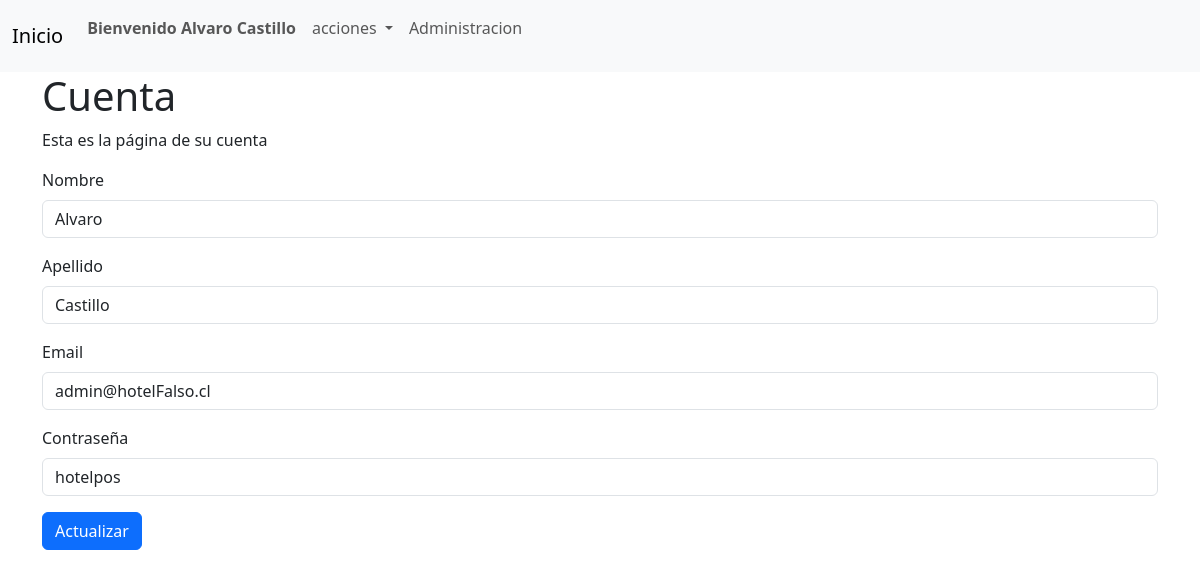
/cuenta/ (signed in), run on an earlier commit of the app's database.
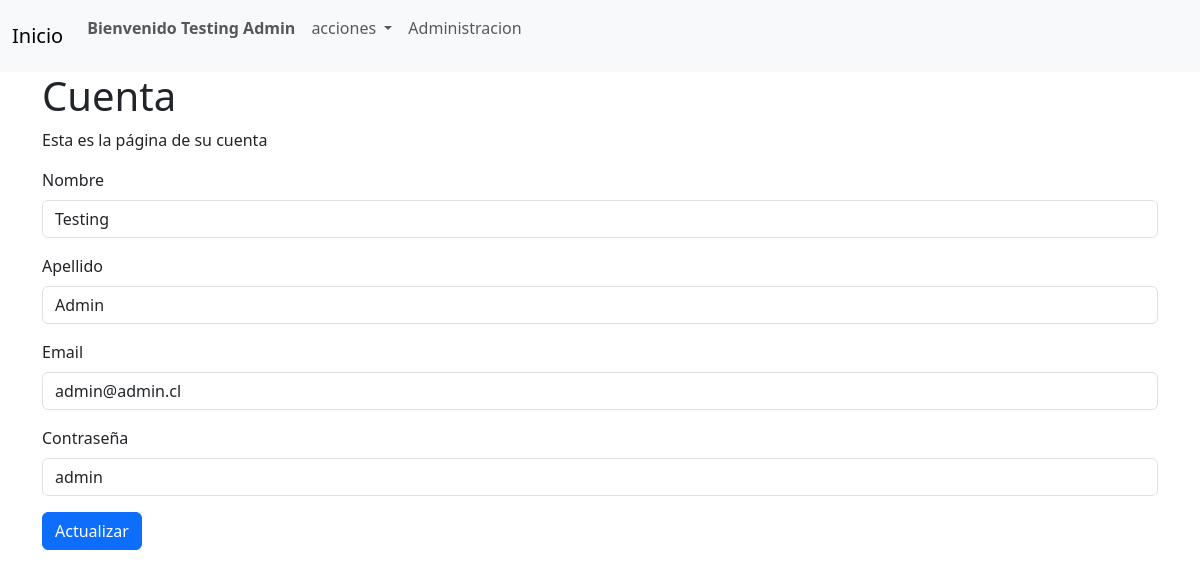
And on a later commit of the database.
### start/models.py (models this page shows, shortened)
class Usuario(models.Model):
    nombre = models.CharField(max_length=50)
    apellido = models.CharField(max_length=50)
    email = models.EmailField()
    password = models.CharField(max_length=50)
    tipo = models.IntegerField(default=2)

### start/views.py (the view)
# urls.py: path('cuenta/', cuenta, name='cuenta'),
def cuenta(request):
    user_id= request.session.get('id')
    if user_id  is not None:
        usuario = Usuario.objects.get(id=user_id)
        if usuario:
            context = {
                "usuario": usuario,
            }
            return render(request, 'cuenta.html', context)
    return redirect('index')

### start/templates/cuenta.html (shortened to what this page needs)
{% extends "base/base.html" %}
{% block content %}
<div class="container pl-5">
        {% if usuario %}
        <h1>Cuenta</h1>
        <p>Esta es la página de su cuenta</p>
        <form action="{% url 'update_user' %}" method="POST">
            <div class="mb-3">
                <label for="nombre" class="form-label">Nombre</label>
                <input type="text" class="form-control" id="nombre" name="nombre" value="{{ usuario.nombre }}">
            </div>
            <div class="mb-3">
                <label for="apellido" class="form-label">Apellido</label>
                <input type="text" class="form-control" id="apellido" name="apellido" value="{{ usuario.apellido }}">
            </div>
            <div class="mb-3">
                <label for="email" class="form-label">Email</label>
                <input type="email" class="form-control" id="email" name="email" value="{{ usuario.email }}">
            </div>
            <div class="mb-3">
                <label for="password" class="form-label">Contraseña</label>
                <input type="text" class="form-control" id="password" name="password" value="{{ usuario.password }}">
            </div>
            <button type="submit" class="btn btn-primary">Actualizar</button>
        {% else %}
        <h1>Debe iniciar sesión para acceder a su cuenta</h1>
        {% endif %}
    </div>
{% endblock %}

### start/templates/base/base.html (shortened to what this page needs)
<!DOCTYPE html>
<html lang="en">
<head>
    <link href="https://cdn.jsdelivr.net/npm/bootstrap@5.3.3/dist/css/bootstrap.min.css" rel="stylesheet"
>
</head>
<body>
    <nav class="navbar navbar-expand-lg bg-body-tertiary">
        <div class="container-fluid">
            <a class="navbar-brand" href="{% url 'index' %}">Inicio</a>
            <div class="collapse navbar-collapse" id="navbarSupportedContent">
                <ul class="navbar-nav me-auto mb-2 mb-lg-0">
                    {% if usuario %}
                    <li class="nav-item">
                        <p class="nav-link ml-1 fw-bold">Bienvenido {{ usuario.nombre }} {{ usuario.apellido }} </p>
                    </li>
                    <li class="nav-item dropdown">
                        <a class="nav-link dropdown-toggle" href="#" role="button" data-bs-toggle="dropdown"
                            aria-expanded="false">
                            acciones
                        </a>
                    </li>
                    {% if usuario.tipo == 1 %}
                    <li class="nav-item">
                        <a class="nav-link" href="{% url 'administrar' %}">Administracion</a>
                    </li>
                    {% endif %}
                    {% endif %}
                </ul>
            </div>
        </div>
    </nav>
    {% block content %}
    {% endblock %}
</body>
</html>

What changed in the data, as far as the page shows it:
changed Usuario: nombre "Alvaro" → "Testing"; apellido "Castillo" → "Admin"; email "admin@hotelFalso.cl" → "admin@admin.cl"; password "hotelpos" → "admin"
